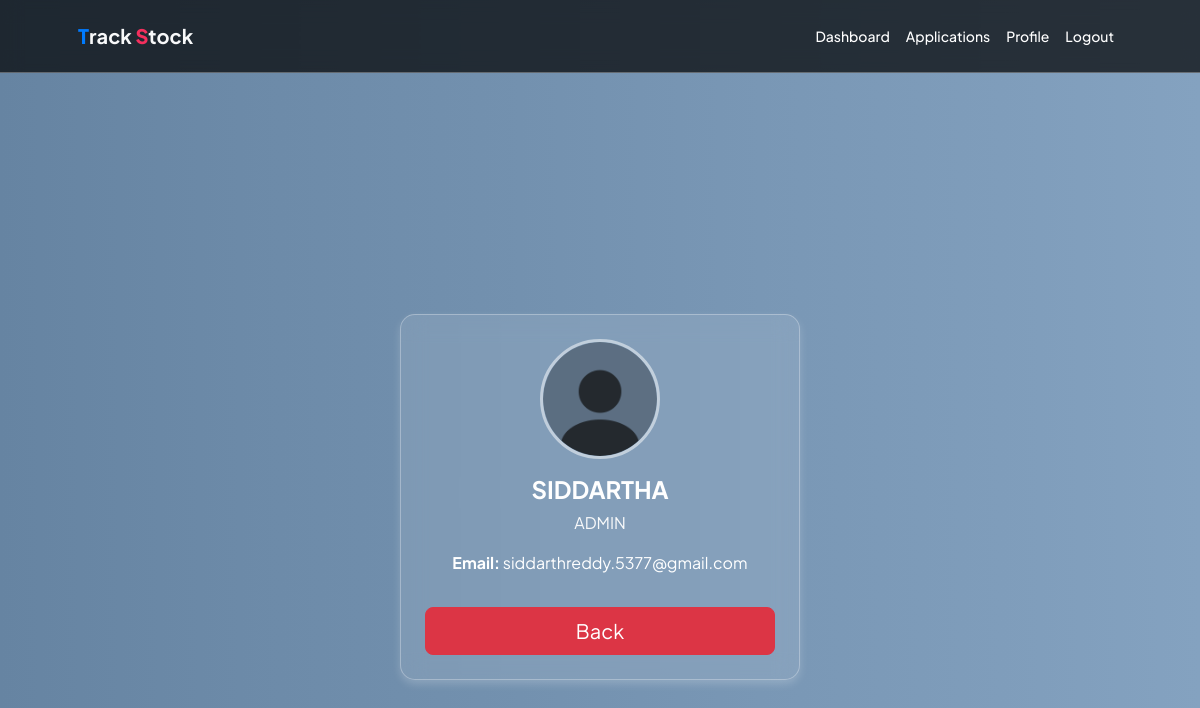
/staff/profile (signed in), run on the app's committed database.
### module/models.py (models this page shows)
class User(db.Model,UserMixin):
    id = db.Column(db.Integer(),primary_key=True,nullable=False)
    username = db.Column(db.String(),nullable=False,unique=True)
    email = db.Column(db.String(),nullable=False,unique=True)
    password=db.Column(db.String(),nullable=False)
    role = db.Column(db.String(),nullable=False,default='staff')

### module/routes.py (the view)
@app.route('/staff/profile')
@login_required
def staff_profile_page():
    return render_template('staff/staff_profile.html')

### module/models.py (called while the page is built)
@login_manager.user_loader
def load_user(user_id):
    return User.query.get(int(user_id))

### module/templates/staff/staff_profile.html (shortened to what this page needs)
{% extends 'index.html' %}
{% block content %}
<div class="container d-flex justify-content-center align-items-center vh-100">
    <div class="profile-card glass-card text-center p-4">
        <img src="{{ url_for('static',filename='images/st_profile.png') }}" alt="Profile Picture" class="profile-img mb-3">
        <h4 class="fw-bold text-white text-uppercase"> {{ current_user.username }} </h4>
        <p class="text-light text-uppercase"> {{ current_user.role }} </p>
        <p class="text-white"><strong>Email:</strong> {{ current_user.email }} </p>
        <a class="btn btn-danger btn-lg mt-3 w-100" href="{{ url_for('st_dash_page') }}">Back</a>
    </div>
</div>
{% endblock %}

### module/templates/staff/staff_profile.html (style rules this page uses)
body { background: linear-gradient(to right, rgba(0, 50, 100, 0.6), rgba(50, 100, 150, 0.6)); color: white; }
.profile-card { max-width: 400px; width: 100%; background: rgba(255, 255, 255, 0.1); backdrop-filter: blur(12px); -webkit-backdrop-filter: blur(12px); border-radius: 15px; box-shadow: 0 4px 8px rgba(255, 255, 255, 0.2); border: 1px solid rgba(255, 255, 255, 0.3); }
.profile-img { width: 120px; height: 120px; border-radius: 50%; object-fit: cover; border: 3px solid rgba(255, 255, 255, 0.5); }

### data on the page
User: username "SIDDARTHA", role "ADMIN", email "siddarthreddy.5377@gmail.com"
